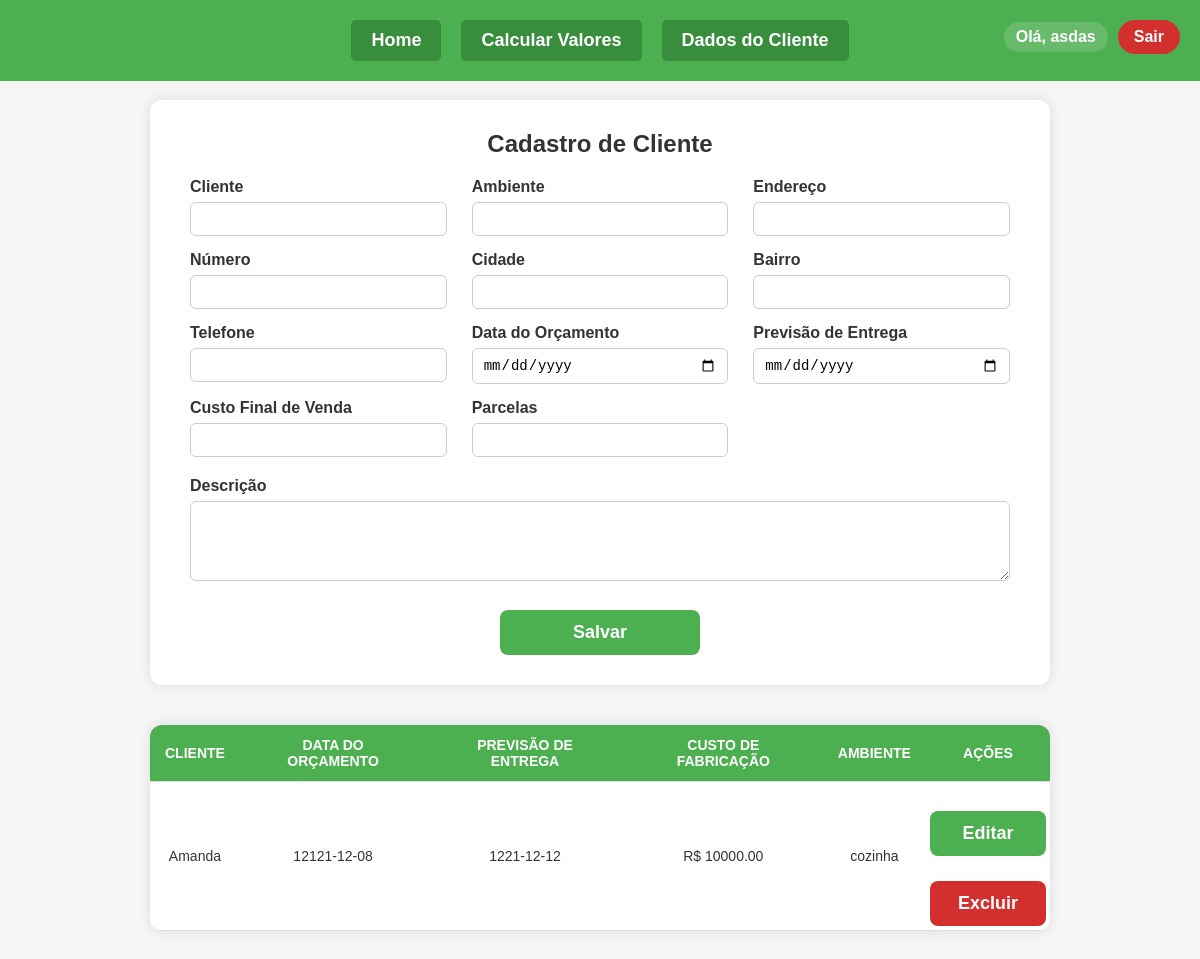
The app's page /clientes (signed in), older data.
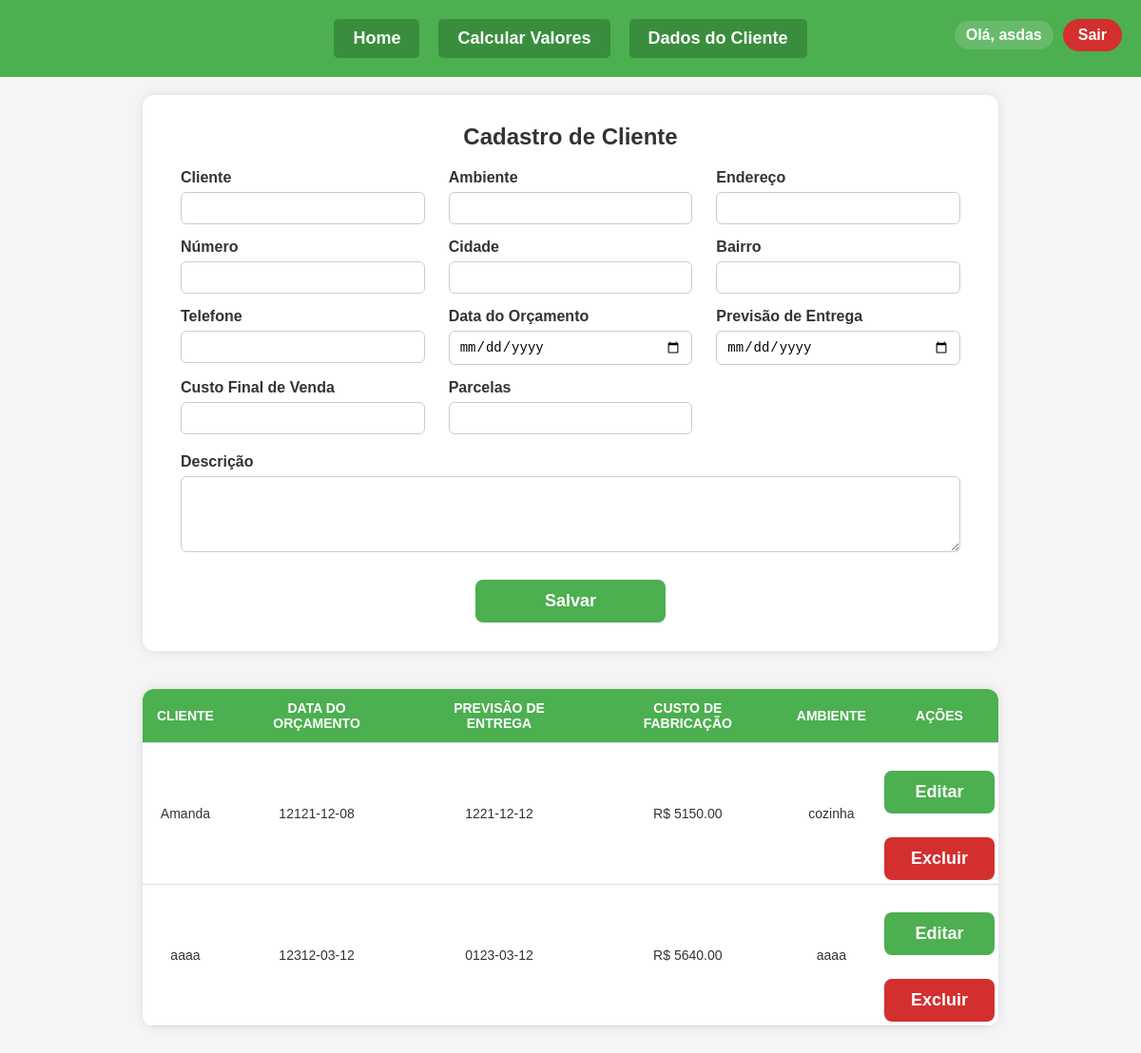
The same page, newer data.
### app.py (models this page shows)
class Cliente(db.Model):
    id = db.Column(db.Integer, primary_key=True)
    usuario_id = db.Column(db.Integer, db.ForeignKey('usuario.id'), nullable=False)
    cliente = db.Column(db.String(100))
    ambiente = db.Column(db.String(100))
    endereco = db.Column(db.String(200))
    numero = db.Column(db.String(20))
    cidade = db.Column(db.String(100))
    bairro = db.Column(db.String(100))
    telefone = db.Column(db.String(50))
    descricao = db.Column(db.Text)
    data_compra = db.Column(db.String(20))
    data_entrega = db.Column(db.String(20))
    valor = db.Column(db.Float)
    desconto = db.Column(db.Float)
    pagamento = db.Column(db.String(20))
    parcelas = db.Column(db.Integer)
    taxa = db.Column(db.Float)

### app.py (the view, shortened to what this page needs)
@app.route('/clientes', methods=['GET', 'POST'])
@login_required
def clientes():
    cliente_id = request.args.get('editar')
    cliente_para_editar = None
    if cliente_id:
        cliente_para_editar = Cliente.query.filter_by(id=cliente_id, usuario_id=current_user.id).first()
    lista = Cliente.query.filter_by(usuario_id=current_user.id).all()
    clientes_formatados = []
    for c in lista:
        desconto = c.desconto or 0
        valor_com_desconto = round(c.valor - (c.valor * desconto / 100), 2)
        clientes_formatados.append({
            'id': c.id,
            'cliente': c.cliente,
            'data_compra': c.data_compra,
            'data_entrega': c.data_entrega,
            'valor': c.valor,
            'desconto': desconto,
            'valor_com_desconto': valor_com_desconto,
            'ambiente': c.ambiente,
            'pagamento': c.pagamento,
            'parcelas': c.parcelas,
            'taxa': c.taxa,
            'cidade': c.cidade,
            'telefone': c.telefone,
            'descricao': c.descricao
        })
    parametros = ParametrosCalculo.query.filter_by(usuario_id=current_user.id).first()
    empresa = Empresa.query.filter_by(usuario_id=current_user.id).first()  # <--- ADICIONE AQUI
    dados_salvos = DadosUsuario.query.filter_by(usuario_id=current_user.id).first()
    resultado = {}
    if dados_salvos:
        dados = json.loads(dados_salvos.dados_json)
        fixos = [
            'aluguel', 'agua', 'energia', 'internet/celular', 'salarios', 'contador',
            'marketing', 'Software', 'Combustivel', 'manutencao', 'seguros', 'outros'
        ]
        vendas_mes = max(1, int(dados.get('vendas', 1)))
        total_fixos = sum(float(dados.get(c, 0)) for c in fixos)
        fixo_por_venda = round(total_fixos / vendas_mes, 2)
        resultado['custo_fixo_por_venda'] = fixo_por_venda
    return render_template(
        'clientes.html',
        clientes=clientes_formatados,
        cliente_editar=cliente_para_editar.__dict__ if cliente_para_editar else None,
        parametros=parametros,
        resultado=resultado,
        empresa=empresa  # <<--- AQUI
    )

### app.py (called while the page is built)
@login_manager.user_loader
def load_user(user_id):
    return Usuario.query.get(int(user_id))

### templates/clientes.html (shortened to what this page needs)
<!DOCTYPE html>
<html lang="pt-BR">
<head>
</head>
<body>
<header class="topo">
    <a href="/">Home</a>
    <a href="/custos">Calcular Valores</a>
    <a href="/clientes">Dados do Cliente</a>
    <div class="user-info">
        {% if current_user.is_authenticated %}
            <span class="user-nome">Olá, {{ current_user.email.split('@')[0] }}</span>
            <a href="{{ url_for('logout') }}" class="btn-sair">Sair</a>
        {% else %}
            <a href="{{ url_for('login') }}">Entrar</a>
            <a href="{{ url_for('register') }}">Registrar</a>
        {% endif %}
    </div>
</header>
<form method="POST">
    <h2>Cadastro de Cliente</h2>
    <div class="linha">
        <div><label>Cliente</label><input type="text" name="cliente" required value="{{ cliente_editar.cliente if cliente_editar }}"></div>
        <div><label>Ambiente</label><input type="text" name="ambiente" required value="{{ cliente_editar.ambiente if cliente_editar }}"></div>
        <div><label>Endereço</label><input type="text" name="endereco" required value="{{ cliente_editar.endereco if cliente_editar }}"></div>
        <div><label>Número</label><input type="text" name="numero" required value="{{ cliente_editar.numero if cliente_editar }}"></div>
        <div><label>Cidade</label><input type="text" name="cidade" required value="{{ cliente_editar.cidade if cliente_editar }}"></div>
        <div><label>Bairro</label><input type="text" name="bairro" required value="{{ cliente_editar.bairro if cliente_editar }}"></div>
        <div><label>Telefone</label><input type="text" name="telefone" required value="{{ cliente_editar.telefone if cliente_editar }}"></div>
        <div><label>Data do Orçamento</label><input type="date" name="data_compra" required value="{{ cliente_editar.data_compra if cliente_editar }}"></div>
        <div><label>Previsão de Entrega</label><input type="date" name="data_entrega" required value="{{ cliente_editar.data_entrega if cliente_editar }}"></div>
        <div><label>Custo Final de Venda</label><input type="number" step="0.01" name="valor" required value="{{ cliente_editar.valor if cliente_editar }}"></div>
        <div><label>Parcelas</label><input type="number" name="parcelas" min="1" required value="{{ cliente_editar.parcelas if cliente_editar  }}"></div>
    </div>
    <label for="descricao" style="margin-top: 20px; display: block;">Descrição</label>
    <textarea name="descricao">{{ cliente_editar.descricao if cliente_editar }}</textarea>
    <button type="submit">Salvar</button>
</form>
{% if clientes %}
<table>
    <thead>
        <tr>
            <th>Cliente</th>
            <th>Data do Orçamento</th>
            <th>Previsão de Entrega</th>
            <th>Custo de Fabricação</th>
            <th>Ambiente</th>
            <th>Ações</th>
        </tr>
    </thead>
    <tbody>
        {% for c in clientes %}
<tr class="linha-cliente"
    data-telefone="{{ c['telefone'] }}"
    data-parcelas="{{ c['parcelas'] }}"
    data-cidade="{{ c['cidade'] }}"
    data-descricao="{{ c['descricao'] }}">
    <td>{{ c['cliente'] }}</td>
    <td>{{ c['data_compra'] }}</td>
    <td>{{ c['data_entrega'] }}</td>
    <td>R$ {{ '%.2f' % c['valor_com_desconto'] }}</td>
    <td>{{ c['ambiente'] }}</td>
    <td style="padding: 4px; text-align: center;">
        <form method="GET" action="/clientes" class="inline-form">
            <button type="submit" class="btn-editar">Editar</button>
        </form>
        <form method="POST" action="/clientes/excluir" class="inline-form">
            <button type="submit" class="btn-excluir">Excluir</button>
        </form>
</td>
</tr>
{% endfor %}
    </tbody>
</table>
{% endif %}
</body>
</html>

Row changes from the older to the newer data that the page shows:
changed Cliente "Amanda": valor "10000.00" → "5150.00"
added Cliente: cliente "aaaa", data_compra "12312-03-12", data_entrega "0123-03-12", valor "5640.00", ambiente "aaaa"
